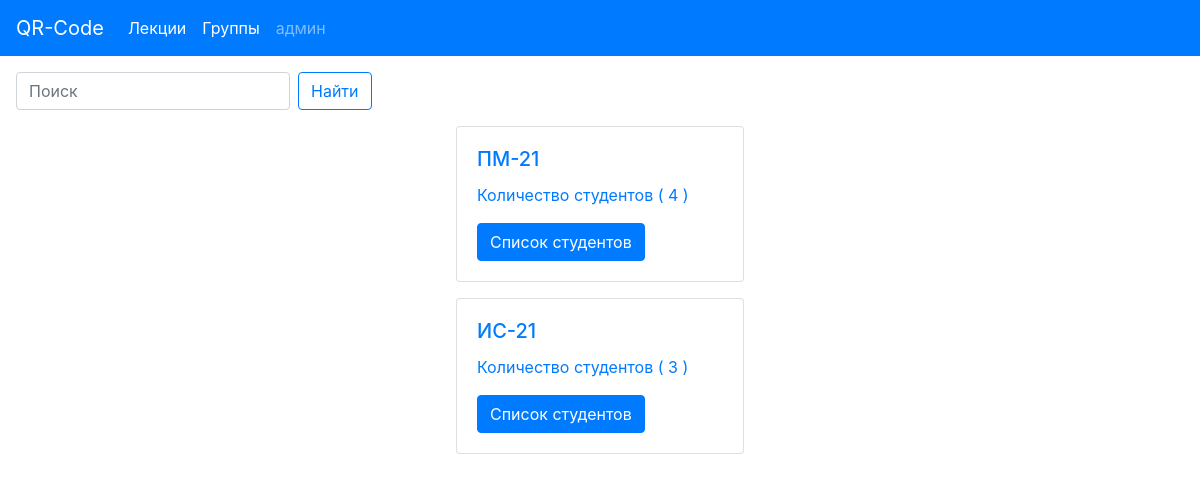
/group/, run on an earlier commit of the app's database.
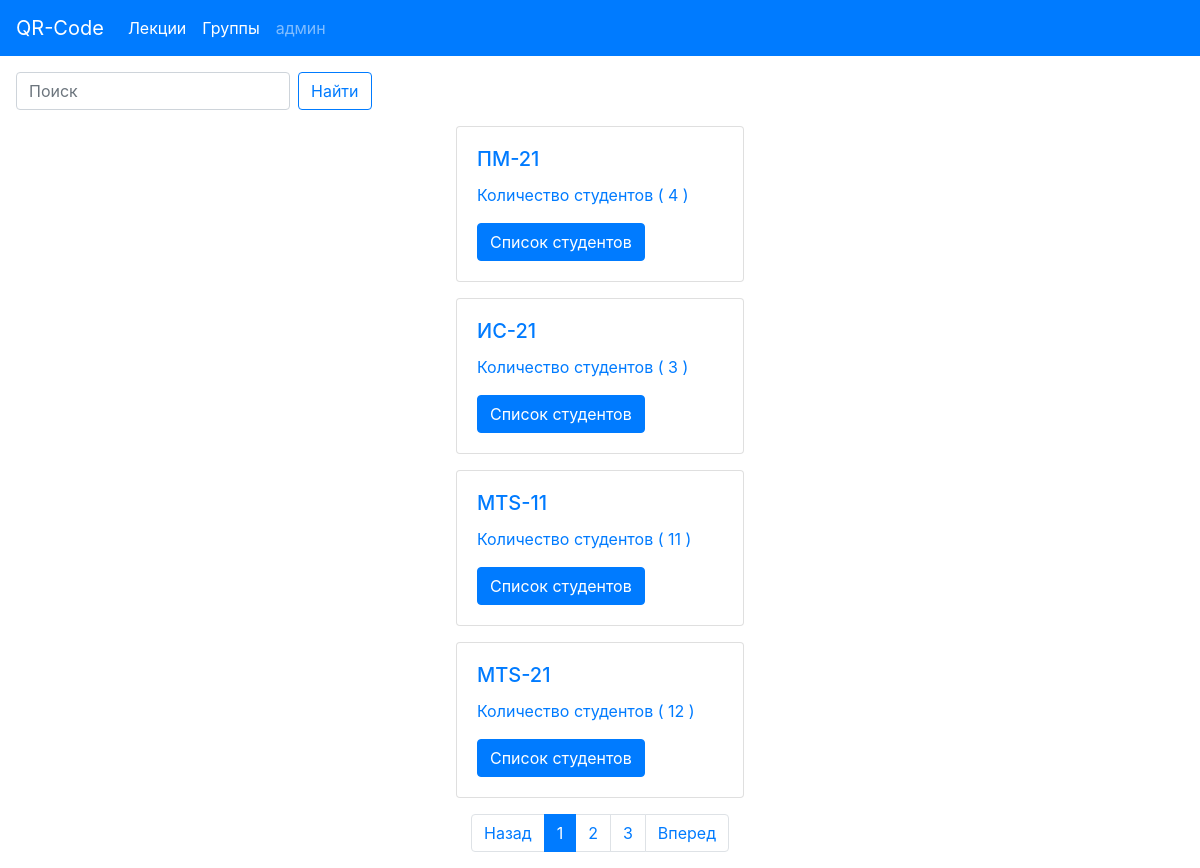
And on a later commit of the database.
### testpages/models.py (models this page shows, shortened)
class Group(models.Model):
    name = models.CharField(max_length=30, unique=True, verbose_name='Группа')
    def count_group(self):
        return self.student_set.count()
    count_group.short_description = 'Количество студентов'
    class Meta:
        verbose_name = 'Группа'
        verbose_name_plural = 'Группы'

### testpages/views.py (the view, shortened to what this page needs)
# urls.py: path('group/', GroupPage.as_view(), name='group_page'),
class GroupPage(View):
    def get(self, request):
        search_query = request.GET.get('search', '')
        if search_query:
            search_paginator = True
            groups = Group.objects.filter(Q(name__icontains=search_query))
        else:
            search_paginator = False
            groups = Group.objects.all()
        pagitanor = Paginator(groups, 4)
        page_number = request.GET.get('page', 1)
        page = pagitanor.get_page(page_number)
        is_paginator = page.has_other_pages()
        if page.has_previous():
            prev_url = '?page={}'.format(page.previous_page_number())
            prev_url_search = '?search={}&page={}'.format(
                search_query,
                page.previous_page_number()
            )
        else:
            prev_url = ''
            prev_url_search = ''
        if page.has_next():
            next_url = '?page={}'.format(page.next_page_number())
            next_url_search = '?search={}&page={}'.format(
                search_query,
                page.next_page_number()
            )
        else:
            next_url = ''
            next_url_search = ''
        context = {
                   'groups': page,
                   'prev_url': prev_url,
                   'next_url': next_url,
                   'is_paginator': is_paginator,
                   'search_paginator': search_paginator,
                   'search_query': search_query,
                   'prev_url_search': prev_url_search,
                   'next_url_search': next_url_search,
                   }
        return render(request, 'testpages/group.html', context=context)

### testpages/templates/testpages/group.html (shortened to what this page needs)
{% extends 'testpages/base_page.html' %}
{% block content %}
    <p>
        <form class="form-inline" action="{% url 'group_page' %}">
            <input class="form-control mr-sm-2 ml-3   " type="search" placeholder="Поиск" aria-label="Search" name="search">
            <button class="btn btn btn-outline-primary " type="submit">Найти</button>
        </form>
    </p>
{% for group in groups %}
<form action= "#" method="post">
                     <div class="card text-primary mt-3 ml-auto mr-auto " style="width: 18rem;">
                      <div class="card-body">
                        <h5 class="card-title">{{ group.name }}</h5>
                        <p class="card-text"> Количество студентов ( {{group.student_set.count}} ) </p>
                        <button class="btn btn-primary">Список студентов</button>
                      </div>
                    </div>
                </form>
{% endfor %}
<p >{% if is_paginator %}
        {% if search_paginator %}
            <nav aria-label="">
                <ul class="pagination justify-content-center">
                    <li class="page-item ">
                        <a class="page-link" href="{{prev_url_search}}" tabindex="-1" aria-disabled="true">Назад</a>
                    </li>
                    {%for n in groups.paginator.page_range%}
                    {% if groups.number == n%}
                     <li class="page-item active" aria-current="page">
                        <a class="page-link" href="?search={{ search_query }}&page={{ n }}">{{n}} <span class="sr-only">(current)</span></a>
                    </li>
                    {% else%}
                    <li class="page-item">
                        <a class="page-link" href="?search={{ search_query }}&page={{ n }}">{{n}}</a>
                    </li>
                    {%endif%}
                    {%endfor%}
                    <li class="page-item">
                        <a class="page-link" href="{{next_url_search}}">Вперед</a>
                    </li>
                </ul>
            </nav>
        {%else%}
            <nav aria-label=""  >
                <ul class="pagination justify-content-center "  >
                    <li class="page-item ">
                        <a class="page-link" href="{{prev_url}}" tabindex="-1" aria-disabled="true">Назад</a>
                    </li>
                    {%for n in groups.paginator.page_range%}
                    {% if groups.number == n%}
                     <li class="page-item active" aria-current="page">
                        <a class="page-link" href="?page={{n}}">{{n}} <span class="sr-only">(current)</span></a>
                    </li>
                    {% elif n > groups.number|add:-3 and n < groups.number|add:3 %}
                    <li class="page-item">
                        <a class="page-link" href="?page={{n}}">{{n}}</a>
                    </li>
                    {%endif%}
                    {%endfor%}
                    <li class="page-item">
                        <a class="page-link" href="{{next_url}}">Вперед</a>
                    </li>
                </ul>
            </nav>
        {%endif%}
{% endif %}</p>
{% endblock %}

What changed in the data, as far as the page shows it:
added Group: name "MTS-11", student_set.count "11"
added Group: name "MTS-21", student_set.count "12"
Also different on the page:
text now shown: "Назад Вперед"
new list line: "1"
new list line: "2"
new list line: "3"
